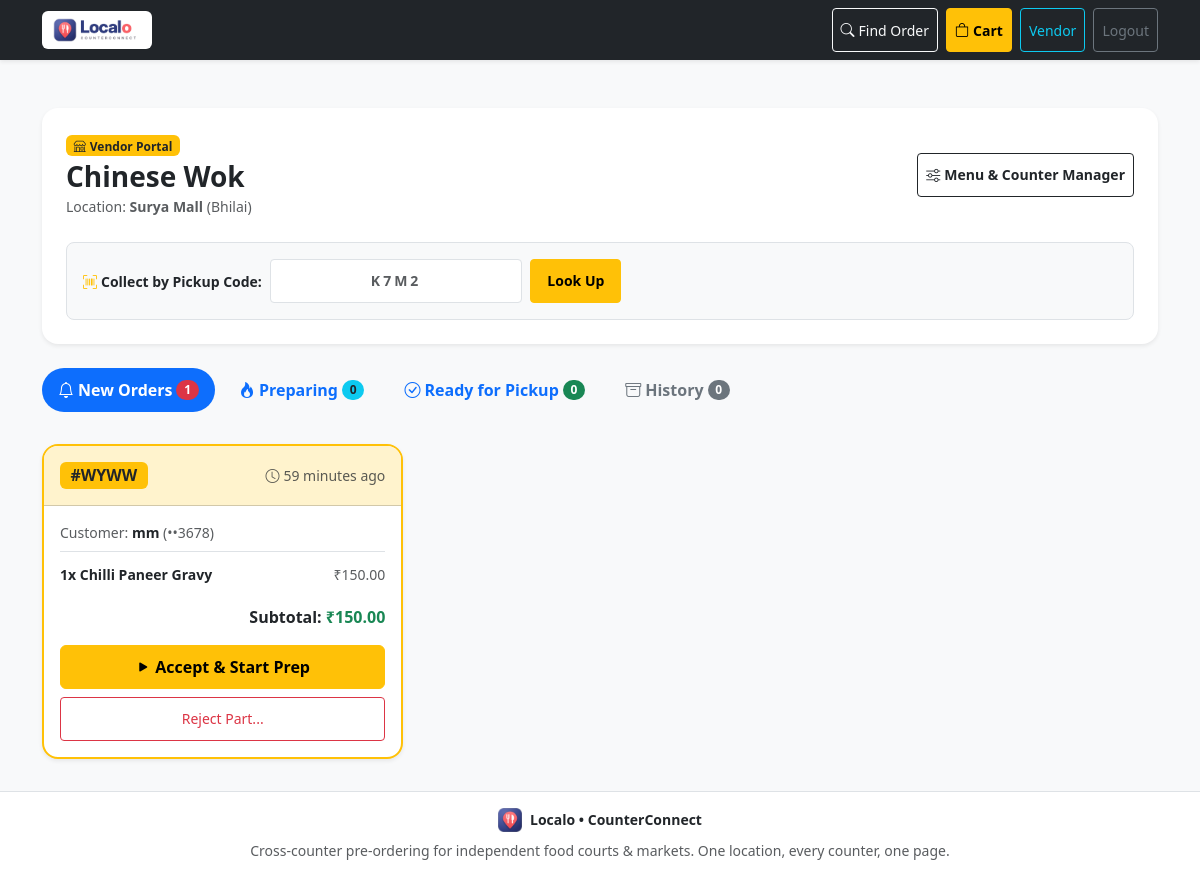
The app's page /vendor/ (signed in) with its own data.
### catalog/models.py (models this page shows, shortened)
class Business(models.Model):
    location = models.ForeignKey(
        Location,
        on_delete=models.PROTECT,
        related_name='businesses'
    )
    owner = models.ForeignKey(
        User,
        on_delete=models.PROTECT,
        related_name='owned_businesses'
    )
    name = models.CharField(max_length=100)
    category = models.CharField(
        max_length=50,
        help_text="e.g. South Indian, Chinese, Juice, Bakery"
    )
    is_open = models.BooleanField(
        default=True,
        help_text="Vendor can toggle counter open or closed."
    )
    avg_prep_minutes = models.PositiveSmallIntegerField(
        default=10,
        help_text="Estimated prep time (1-60 mins) used for order readiness."
    )
    display_order = models.PositiveSmallIntegerField(
        default=0,
        help_text="Ordering sequence on the food court page."
    )
    created_at = models.DateTimeField(auto_now_add=True)
    updated_at = models.DateTimeField(auto_now=True)
    class Meta:
        ordering = ['display_order', 'name']
        verbose_name_plural = 'Businesses (Counters)'
        constraints = [
            models.UniqueConstraint(
                fields=['location', 'name'],
                name='unique_business_location_name'
            )
        ]

class Location(models.Model):
    name = models.CharField(max_length=120)
    slug = models.SlugField(max_length=150, unique=True, blank=True)
    address = models.CharField(max_length=255)
    city = models.CharField(max_length=80, db_index=True)
    is_active = models.BooleanField(
        default=True,
        help_text="Inactive locations are hidden from public search/listing."
    )
    created_at = models.DateTimeField(auto_now_add=True)
    updated_at = models.DateTimeField(auto_now=True)
    class Meta:
        ordering = ['city', 'name']
        constraints = [
            models.UniqueConstraint(
                fields=['name', 'city'],
                name='unique_location_name_city'
            )
        ]

### orders/models.py (models this page shows, shortened)
class VendorOrder(models.Model):
    STATUS_PLACED = 'PLACED'
    STATUS_PREPARING = 'PREPARING'
    STATUS_READY = 'READY'
    STATUS_COLLECTED = 'COLLECTED'
    STATUS_REJECTED = 'REJECTED'
    STATUS_CANCELLED = 'CANCELLED'
    STATUS_CHOICES = [
        (STATUS_PLACED, 'Placed'),
        (STATUS_PREPARING, 'Preparing'),
        (STATUS_READY, 'Ready'),
        (STATUS_COLLECTED, 'Collected'),
        (STATUS_REJECTED, 'Rejected'),
        (STATUS_CANCELLED, 'Cancelled'),
    ]
    order = models.ForeignKey(
        Order,
        on_delete=models.CASCADE,
        related_name='vendor_orders'
    )
    business = models.ForeignKey(
        'catalog.Business',
        on_delete=models.PROTECT,
        related_name='vendor_orders'
    )
    status = models.CharField(
        max_length=20,
        choices=STATUS_CHOICES,
        default=STATUS_PLACED
    )
    reject_reason = models.CharField(max_length=140, blank=True, default='')
    updated_at = models.DateTimeField(auto_now=True)
    created_at = models.DateTimeField(auto_now_add=True)
    class Meta:
        ordering = ['created_at']
        constraints = [
            models.UniqueConstraint(
                fields=['order', 'business'],
                name='unique_vendororder_order_business'
            )
        ]
    @property
    def subtotal(self):
        return sum(item.line_total for item in self.items.all()) or Decimal('0.00')

class Order(models.Model):
    public_id = models.UUIDField(
        default=uuid.uuid4,
        unique=True,
        editable=False,
        db_index=True
    )
    location = models.ForeignKey(
        'catalog.Location',
        on_delete=models.PROTECT,
        related_name='orders'
    )
    customer_name = models.CharField(max_length=50)
    customer_phone = models.CharField(max_length=10, validators=[phone_validator])
    customer_email = models.EmailField(max_length=254, blank=True, default='')
    pickup_code = models.CharField(max_length=4)
    order_date = models.DateField(default=timezone.localdate)
    created_at = models.DateTimeField(auto_now_add=True)
    class Meta:
        ordering = ['-created_at']
        constraints = [
            models.UniqueConstraint(
                fields=['location', 'order_date', 'pickup_code'],
                name='unique_location_date_pickup_code'
            )
        ]

class OrderItem(models.Model):
    vendor_order = models.ForeignKey(
        VendorOrder,
        on_delete=models.CASCADE,
        related_name='items'
    )
    menu_item = models.ForeignKey(
        'catalog.MenuItem',
        on_delete=models.PROTECT,
        related_name='order_items'
    )
    item_name = models.CharField(max_length=100)
    unit_price = models.DecimalField(max_digits=8, decimal_places=2)
    quantity = models.PositiveSmallIntegerField(default=1)
    class Meta:
        constraints = [
            models.CheckConstraint(
                condition=Q(quantity__gte=1, quantity__lte=10),
                name='check_orderitem_quantity_bounds'
            ),
            models.UniqueConstraint(
                fields=['vendor_order', 'menu_item'],
                name='unique_orderitem_vendororder_menuitem'
            )
        ]
    @property
    def line_total(self):
        return self.unit_price * self.quantity

### orders/vendor_views.py (the view)
# urls.py: path('vendor/', vendor_views.vendor_dashboard, name='vendor_dashboard'),
@login_required
def vendor_dashboard(request):
    businesses = get_user_businesses(request.user)
    if not businesses.exists():
        return render(request, 'orders/vendor/no_business.html')
    today = timezone.localdate()
    vendor_orders = (
        VendorOrder.objects.filter(
            business__in=businesses,
            order__order_date=today
        )
        .select_related('order', 'business')
        .prefetch_related('items')
        .order_by('-created_at')
    )
    new_orders = [vo for vo in vendor_orders if vo.status == VendorOrder.STATUS_PLACED]
    preparing_orders = [vo for vo in vendor_orders if vo.status == VendorOrder.STATUS_PREPARING]
    ready_orders = [vo for vo in vendor_orders if vo.status == VendorOrder.STATUS_READY]
    done_orders = [
        vo for vo in vendor_orders
        if vo.status in (VendorOrder.STATUS_COLLECTED, VendorOrder.STATUS_REJECTED, VendorOrder.STATUS_CANCELLED)
    ]
    return render(request, 'orders/vendor/dashboard.html', {
        'businesses': businesses,
        'new_orders': new_orders,
        'preparing_orders': preparing_orders,
        'ready_orders': ready_orders,
        'done_orders': done_orders,
        'new_count': len(new_orders),
        'preparing_count': len(preparing_orders),
        'ready_count': len(ready_orders),
        'done_count': len(done_orders),
    })

### orders/context_processors.py (called while the page is built)
def cart_summary(request):
    cart = request.session.get('cart', {})
    items = cart.get('items', {})
    total_qty = sum(items.values()) if isinstance(items, dict) else 0
    return {
        'cart_item_count': total_qty,
        'cart_location_id': cart.get('location_id'),
    }

### orders/vendor_views.py (called while the page is built)
def get_user_businesses(user):
    return Business.objects.filter(owner=user)

### templates/orders/vendor/dashboard.html (shortened to what this page needs)
{% extends 'base.html' %}
{% block content %}
<div class="py-3">
    <div class="card border-0 shadow-sm rounded-4 p-3 p-md-4 mb-4 bg-white">
        <div class="d-flex flex-wrap justify-content-between align-items-center gap-3">
            <div>
                <span class="badge bg-warning text-dark mb-1">
                    <i class="bi bi-shop me-1"></i>Vendor Portal
                </span>
                <h3 class="fw-bold text-dark mb-0">
                    {% for b in businesses %}{{ b.name }}{% if not forloop.last %}, {% endif %}{% endfor %}
                </h3>
                <small class="text-muted">
                    Location: <strong>{{ businesses.first.location.name }}</strong> ({{ businesses.first.location.city }})
                </small>
            </div>
            <div class="d-flex align-items-center gap-2">
                <a href="{% url 'orders:vendor_menu_manager' %}" class="btn btn-outline-dark btn-sm fw-semibold">
                    <i class="bi bi-sliders me-1"></i>Menu & Counter Manager
                </a>
            </div>
        </div>
        <div class="mt-4 p-3 bg-light rounded-3 border">
            <form action="{% url 'orders:vendor_collect' %}" method="get" class="row g-2 align-items-center">
                <div class="col-12 col-md-auto">
                    <label for="pickup_code_input" class="fw-bold small text-dark mb-0">
                        <i class="bi bi-upc-scan me-1 text-warning"></i>Collect by Pickup Code:
                    </label>
                </div>
                <div class="col-8 col-md-4 col-lg-3">
                    <input type="text" name="code" id="pickup_code_input"
                           class="form-control form-control-sm text-uppercase fw-bold text-center"
                           placeholder="K7M2" maxlength="4" required style="letter-spacing: 3px;">
                </div>
                <div class="col-4 col-md-auto">
                    <button type="submit" class="btn btn-warning btn-sm fw-bold px-3">
                        Look Up
                    </button>
                </div>
            </form>
        </div>
    </div>
    <ul class="nav nav-pills mb-4 gap-2 flex-nowrap overflow-auto pb-2" id="orderTabs" role="tablist">
        <li class="nav-item" role="presentation">
            <button class="nav-link active fw-bold position-relative rounded-pill px-3 py-2" id="new-tab" data-bs-toggle="tab" data-bs-target="#new-orders" type="button" role="tab">
                <i class="bi bi-bell me-1"></i>New Orders
                <span class="badge rounded-pill bg-danger ms-1" id="badge-new">{{ new_count }}</span>
            </button>
        </li>
        <li class="nav-item" role="presentation">
            <button class="nav-link fw-bold position-relative rounded-pill px-3 py-2" id="preparing-tab" data-bs-toggle="tab" data-bs-target="#preparing-orders" type="button" role="tab">
                <i class="bi bi-fire me-1"></i>Preparing
                <span class="badge rounded-pill bg-info text-dark ms-1" id="badge-preparing">{{ preparing_count }}</span>
            </button>
        </li>
        <li class="nav-item" role="presentation">
            <button class="nav-link fw-bold position-relative rounded-pill px-3 py-2" id="ready-tab" data-bs-toggle="tab" data-bs-target="#ready-orders" type="button" role="tab">
                <i class="bi bi-check-circle me-1"></i>Ready for Pickup
                <span class="badge rounded-pill bg-success ms-1" id="badge-ready">{{ ready_count }}</span>
            </button>
        </li>
        <li class="nav-item" role="presentation">
            <button class="nav-link fw-bold position-relative rounded-pill px-3 py-2 text-secondary" id="done-tab" data-bs-toggle="tab" data-bs-target="#done-orders" type="button" role="tab">
                <i class="bi bi-archive me-1"></i>History
                <span class="badge rounded-pill bg-secondary ms-1">{{ done_count }}</span>
            </button>
        </li>
    </ul>
    <div class="tab-content" id="orderTabsContent">
        <div class="tab-pane fade show active" id="new-orders" role="tabpanel">
            <div class="row g-3">
                {% for vo in new_orders %}
                    <div class="col-12 col-md-6 col-lg-4">
                        <div class="card h-100 border-warning border-2 shadow-sm rounded-4 overflow-hidden bg-white">
                            <div class="card-header bg-warning-subtle p-3 d-flex justify-content-between align-items-center">
                                <div>
                                    <span class="badge bg-warning text-dark fw-bold fs-6 tracking-wide">
                                        #{{ vo.order.pickup_code }}
                                    </span>
                                </div>
                                <span class="text-muted small">
                                    <i class="bi bi-clock me-1"></i>{{ vo.created_at|timesince }} ago
                                </span>
                            </div>
                            <div class="card-body p-3">
                                <div class="mb-2 text-muted small">
                                    Customer: <strong class="text-dark">{{ vo.order.customer_name }}</strong>
                                    (••{{ vo.order.customer_phone|slice:"-4:" }})
                                </div>
                                <ul class="list-unstyled border-top pt-2 mb-3">
                                    {% for item in vo.items.all %}
                                        <li class="d-flex justify-content-between py-1 small">
                                            <strong>{{ item.quantity }}x {{ item.item_name }}</strong>
                                            <span class="text-muted">₹{{ item.line_total }}</span>
                                        </li>
                                    {% endfor %}
                                </ul>
                                <div class="text-end fw-bold mb-3">
                                    Subtotal: <span class="text-success">₹{{ vo.subtotal }}</span>
                                </div>
                                <div class="d-flex flex-column gap-2">
                                    <form action="{% url 'orders:vendor_order_transition' vo.id %}" method="post">
                                        <button type="submit" class="btn btn-warning w-100 fw-bold">
                                            <i class="bi bi-play-fill me-1"></i>Accept & Start Prep
                                        </button>
                                    </form>
                                    <button class="btn btn-outline-danger btn-sm" type="button" data-bs-toggle="collapse" data-bs-target="#reject-box-{{ vo.id }}">
                                        Reject Part...
                                    </button>
                                </div>
                            </div>
                        </div>
                    </div>
                {% empty %}
                    <div class="col-12 text-center py-5 text-muted">
                        <i class="bi bi-inbox fs-1 mb-2 d-block"></i>
                        <p>No new orders right now.</p>
                    </div>
                {% endfor %}
            </div>
        </div>
    </div>
</div>
{% endblock %}

### static/css/style.css (style rules this page uses)
:root { --primary-color: #ff6b35; --dark-bg: #1f2421; }
body { font-family: system-ui, -apple-system, "Segoe UI", Roboto, "Helvetica Neue", sans-serif; color: #2b2d42; background-color: #f8f9fa; min-width: 320px; }
.btn, .form-control, .nav-link, .input-group-text { min-height: 44px; display: inline-flex; align-items: center; justify-content: center; }

### records on screen
Business: name "Chinese Wok", first.location.name "Surya Mall", first.location.city "Bhilai"
VendorOrder: order.pickup_code "WYWW", created_at "59 minutes", order.customer_name "mm", order.customer_phone "3678", subtotal "150.00"
OrderItem: quantity "1", item_name "Chilli Paneer Gravy", line_total "150.00"

### other values on screen
{{ new_count }} "1"
{{ preparing_count }} "0"
{{ ready_count }} "0"
{{ done_count }} "0"
